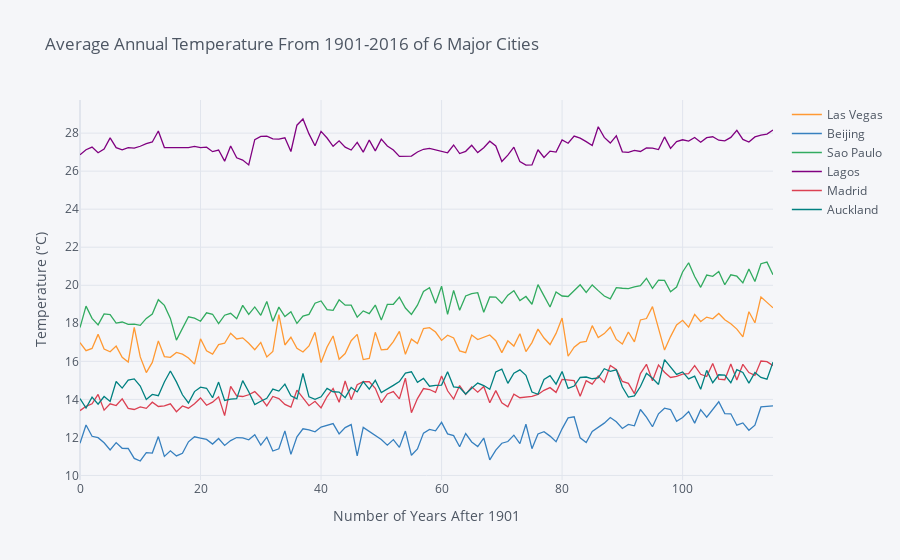

Source (notebook cell):
### Code cell
#Creates a graph using the data from the table
cityTemps = df_avgTempCities[["Las Vegas", "Beijing", "Sao Paulo", "Lagos", "Madrid", "Auckland"]]
cityTemps.iplot(title = "Average Annual Temperature From 1901-2016 of 6 Major Cities",
                xTitle = "Number of Years After 1901", yTitle = "Temperature (°C)")
